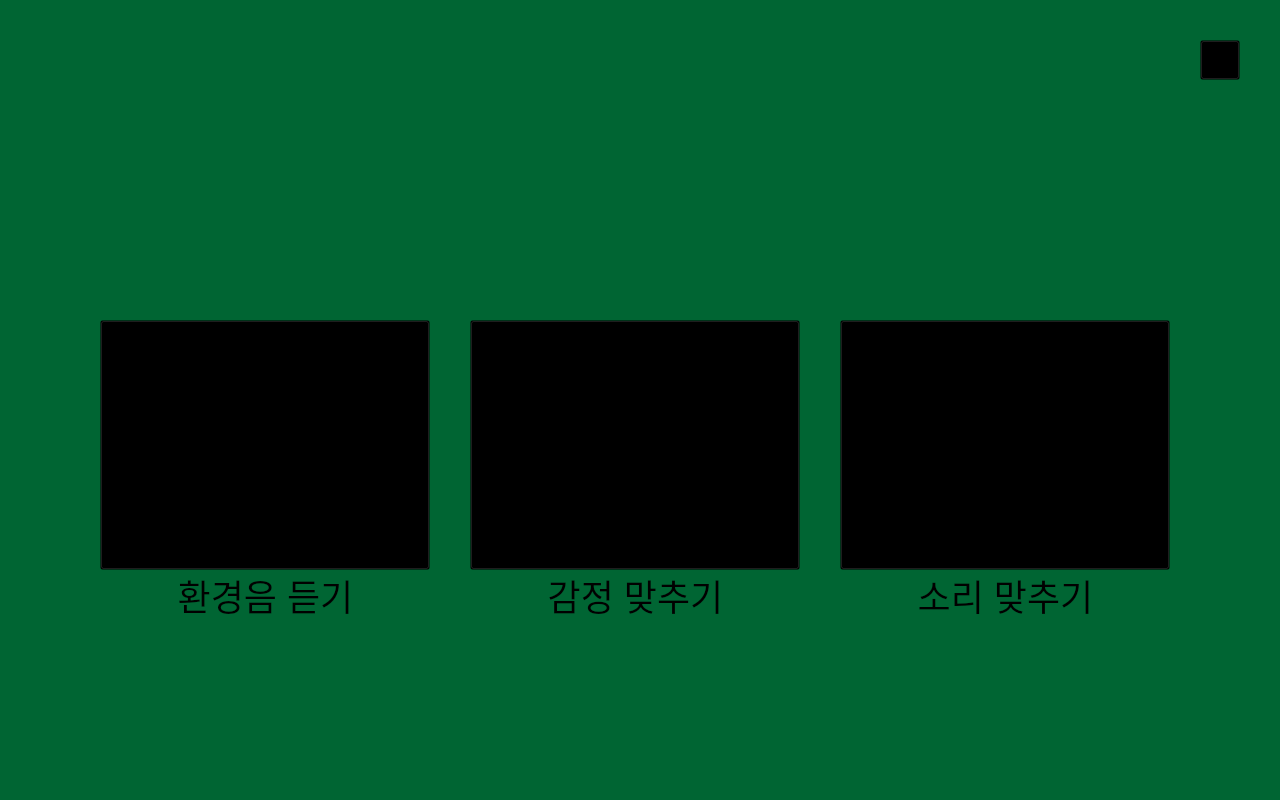
<?xml version="1.0" encoding="UTF-8"?>
<ui version="4.0">
 <class>Form</class>
 <widget class="QWidget" name="Form">
  <property name="geometry">
   <rect>
    <x>0</x>
    <y>0</y>
    <width>1280</width>
    <height>800</height>
   </rect>
  </property>
  <property name="minimumSize">
   <size>
    <width>1280</width>
    <height>800</height>
   </size>
  </property>
  <property name="maximumSize">
   <size>
    <width>1280</width>
    <height>800</height>
   </size>
  </property>
  <property name="windowTitle">
   <string>Form</string>
  </property>
  <property name="styleSheet">
   <string notr="true">background-color:rgb(0,101,51);</string>
  </property>
  <widget class="QLabel" name="label_4">
   <property name="geometry">
    <rect>
     <x>0</x>
     <y>0</y>
     <width>1280</width>
     <height>800</height>
    </rect>
   </property>
   <property name="styleSheet">
    <string notr="true">border-image:url(&quot;.//resource//biground.png&quot;);</string>
   </property>
   <property name="text">
    <string/>
   </property>
  </widget>
  <widget class="QLabel" name="label_3">
   <property name="geometry">
    <rect>
     <x>360</x>
     <y>60</y>
     <width>571</width>
     <height>261</height>
    </rect>
   </property>
   <property name="styleSheet">
    <string notr="true">border-image:url(&quot;.//resource//logo.png&quot;);
background : transparent</string>
   </property>
   <property name="text">
    <string/>
   </property>
  </widget>
  <widget class="QPushButton" name="pushButton_5">
   <property name="geometry">
    <rect>
     <x>1200</x>
     <y>40</y>
     <width>40</width>
     <height>40</height>
    </rect>
   </property>
   <property name="styleSheet">
    <string notr="true">border-image:url(&quot;.//resource//backbutton.png&quot;);
background : transparent</string>
   </property>
   <property name="text">
    <string/>
   </property>
  </widget>
  <widget class="QPushButton" name="pushButton">
   <property name="geometry">
    <rect>
     <x>100</x>
     <y>320</y>
     <width>330</width>
     <height>250</height>
    </rect>
   </property>
   <property name="styleSheet">
    <string notr="true">border-image:url(&quot;.//resource//environment.png&quot;);
background : transparent</string>
   </property>
   <property name="text">
    <string/>
   </property>
  </widget>
  <widget class="QPushButton" name="pushButton_2">
   <property name="geometry">
    <rect>
     <x>470</x>
     <y>320</y>
     <width>330</width>
     <height>250</height>
    </rect>
   </property>
   <property name="styleSheet">
    <string notr="true">border-image:url(&quot;.//resource//emotion.png&quot;);
background : transparent</string>
   </property>
   <property name="text">
    <string/>
   </property>
  </widget>
  <widget class="QPushButton" name="pushButton_3">
   <property name="geometry">
    <rect>
     <x>840</x>
     <y>320</y>
     <width>330</width>
     <height>250</height>
    </rect>
   </property>
   <property name="styleSheet">
    <string notr="true">border-image:url(&quot;.//resource//sound.png&quot;);
background : transparent</string>
   </property>
   <property name="text">
    <string/>
   </property>
  </widget>
  <widget class="QLabel" name="label_5">
   <property name="geometry">
    <rect>
     <x>170</x>
     <y>570</y>
     <width>191</width>
     <height>50</height>
    </rect>
   </property>
   <property name="font">
    <font>
     <pointsize>27</pointsize>
    </font>
   </property>
   <property name="styleSheet">
    <string notr="true">background : transparent</string>
   </property>
   <property name="text">
    <string>환경음 듣기</string>
   </property>
   <property name="alignment">
    <set>Qt::AlignCenter</set>
   </property>
  </widget>
  <widget class="QLabel" name="label_6">
   <property name="geometry">
    <rect>
     <x>540</x>
     <y>570</y>
     <width>191</width>
     <height>50</height>
    </rect>
   </property>
   <property name="font">
    <font>
     <pointsize>27</pointsize>
    </font>
   </property>
   <property name="styleSheet">
    <string notr="true">background : transparent</string>
   </property>
   <property name="text">
    <string>감정 맞추기</string>
   </property>
   <property name="alignment">
    <set>Qt::AlignCenter</set>
   </property>
  </widget>
  <widget class="QLabel" name="label_7">
   <property name="geometry">
    <rect>
     <x>910</x>
     <y>570</y>
     <width>191</width>
     <height>50</height>
    </rect>
   </property>
   <property name="font">
    <font>
     <pointsize>27</pointsize>
    </font>
   </property>
   <property name="styleSheet">
    <string notr="true">background : transparent</string>
   </property>
   <property name="text">
    <string>소리 맞추기</string>
   </property>
   <property name="alignment">
    <set>Qt::AlignCenter</set>
   </property>
  </widget>
 </widget>
 <resources/>
 <connections>
  <connection>
   <sender>pushButton_5</sender>
   <signal>clicked()</signal>
   <receiver>Form</receiver>
   <slot>toMain()</slot>
   <hints>
    <hint type="sourcelabel">
     <x>1221</x>
     <y>60</y>
    </hint>
    <hint type="destinationlabel">
     <x>1322</x>
     <y>69</y>
    </hint>
   </hints>
  </connection>
  <connection>
   <sender>pushButton</sender>
   <signal>clicked()</signal>
   <receiver>Form</receiver>
   <slot>toenvironment()</slot>
   <hints>
    <hint type="sourcelabel">
     <x>252</x>
     <y>403</y>
    </hint>
    <hint type="destinationlabel">
     <x>303</x>
     <y>-45</y>
    </hint>
   </hints>
  </connection>
  <connection>
   <sender>pushButton_2</sender>
   <signal>clicked()</signal>
   <receiver>Form</receiver>
   <slot>toemotion()</slot>
   <hints>
    <hint type="sourcelabel">
     <x>614</x>
     <y>442</y>
    </hint>
    <hint type="destinationlabel">
     <x>602</x>
     <y>-38</y>
    </hint>
   </hints>
  </connection>
  <connection>
   <sender>pushButton_3</sender>
   <signal>clicked()</signal>
   <receiver>Form</receiver>
   <slot>tosound()</slot>
   <hints>
    <hint type="sourcelabel">
     <x>924</x>
     <y>403</y>
    </hint>
    <hint type="destinationlabel">
     <x>896</x>
     <y>-42</y>
    </hint>
   </hints>
  </connection>
 </connections>
 <slots>
  <slot>toMain()</slot>
  <slot>toenvironment()</slot>
  <slot>toemotion()</slot>
  <slot>tosound()</slot>
 </slots>
</ui>
